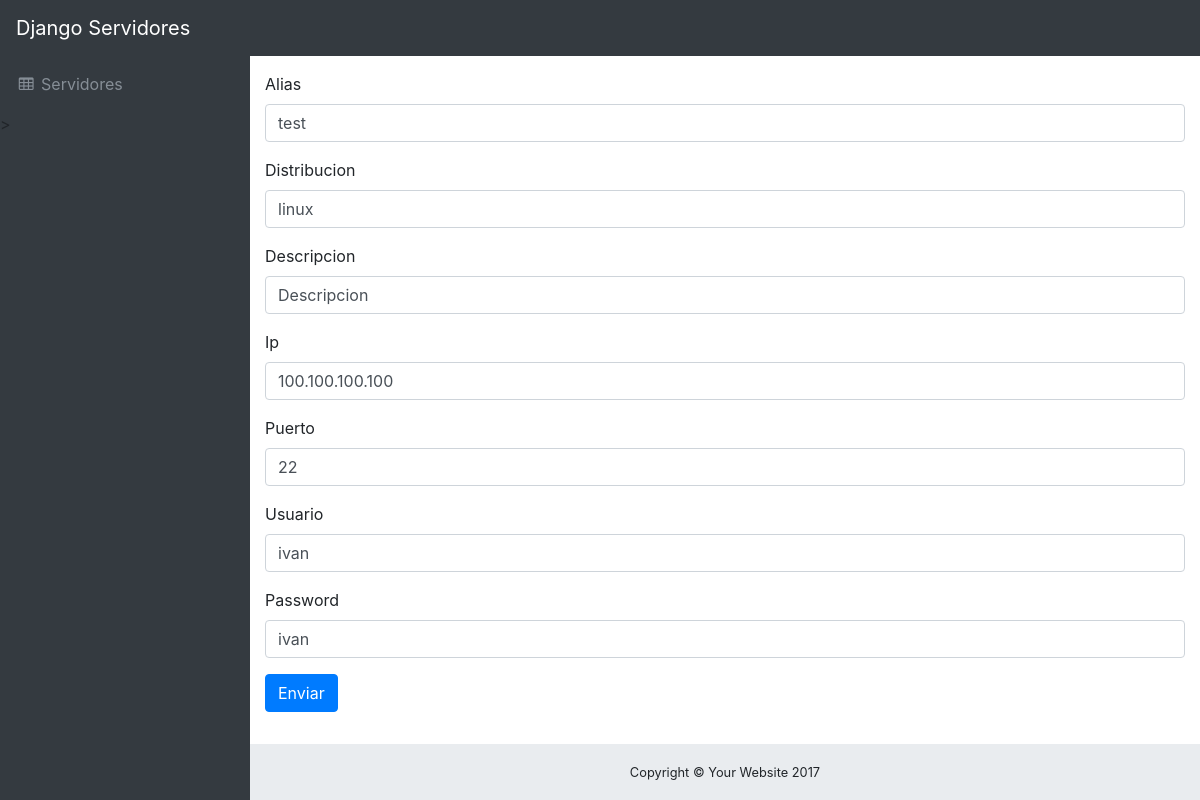
The page /editar/1 on the database its author committed.
### panel/models.py (models this page shows, shortened)
class Servidores(models.Model):
	alias = models.CharField(max_length=15, unique=True)
	distribucion = models.CharField(max_length=50)
	descripcion = models.CharField(max_length=140)
	ip = models.GenericIPAddressField(protocol='both', unpack_ipv4=False)
	puerto = models.PositiveIntegerField(default=22)
	fechaCreacion = models.DateTimeField(auto_now_add=True, editable=False, null=False, blank=False)
	usuario = models.CharField(max_length=20)
	password = models.CharField(max_length=20)

### panel/views.py (the view)
# urls.py: url(r'^editar/(?P<pk>\d+)$', views.ServidoresUpdate.as_view(), name='servidores_edit'),
class ServidoresUpdate(UpdateView):
    model = Servidores
    success_url = reverse_lazy('servidores_list')
    fields = ['alias', 'distribucion', 'descripcion', 'ip', 'puerto', 'usuario', 'password']

### panel/templates/panel/servidores_form.html (shortened to what this page needs)
{% extends 'base.html' %}
{% load bootstrap3 %}
{% block content %}
<form method="post" class="form">
    {% bootstrap_form form %}
    {% buttons %}
        <button type="submit" class="btn btn-primary">
            {% bootstrap_icon "star" %} Enviar
        </button>
    {% endbuttons %}
</form>
{% endblock %}

### static/css/sb-admin.css (style rules this page uses)
html { position: relative; min-height: 100%; }
body { overflow-x: hidden; }
body.sticky-footer { margin-bottom: 56px; }
body.fixed-nav { padding-top: 56px; }

### rows shown on the page
Servidores: alias "test", distribucion "linux", descripcion "Descripcion", ip "100.100.100.100", puerto "22", usuario "ivan", password "ivan"
